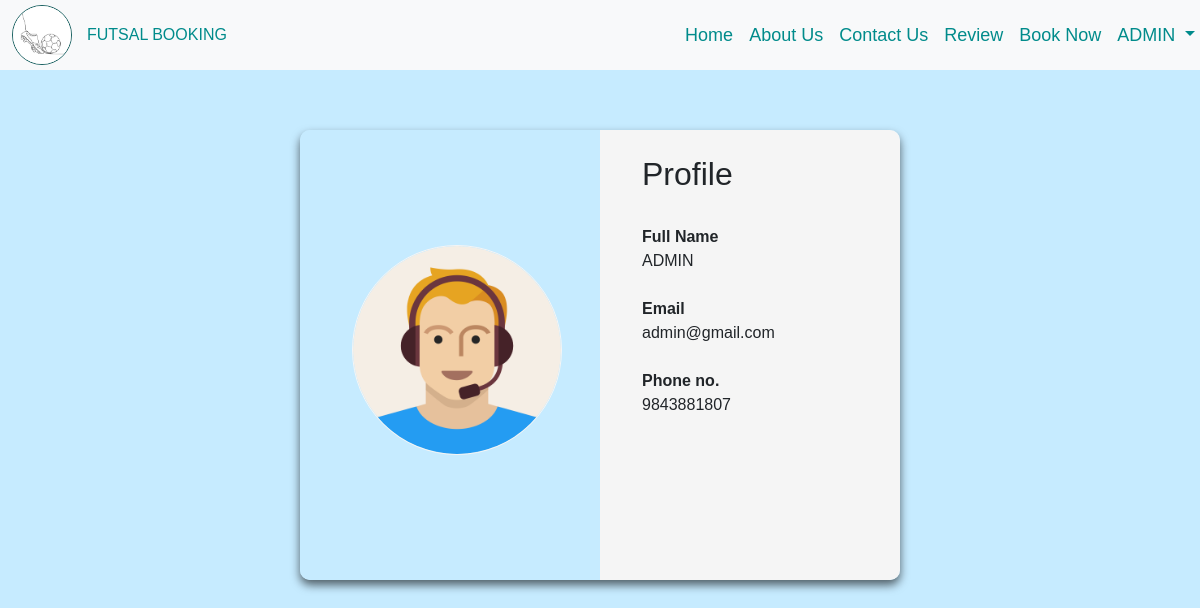
Page /profile/ (signed in) on the earlier database version.
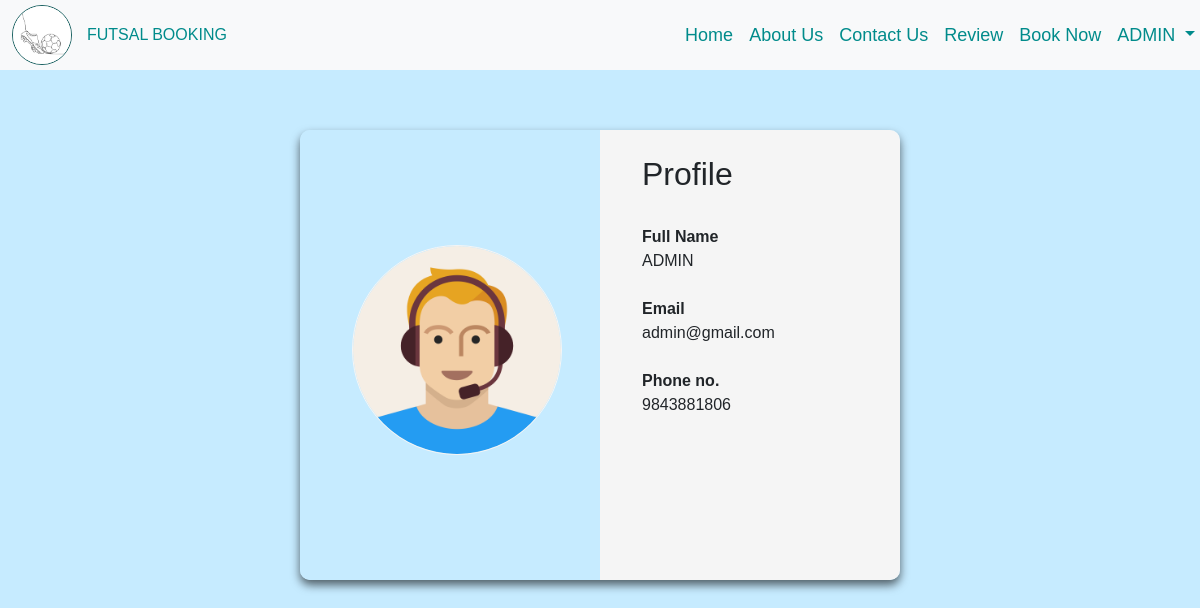
Same page on the later database version.
### my_app/models.py (models this page shows, shortened)
class player(AbstractBaseUser):
    email= models.EmailField (verbose_name= "email address", max_length= 60,unique = True )
    name=models.CharField (verbose_name="name", max_length=200, unique= True)
    phone=models.CharField (verbose_name="phone", max_length=15)
    pimg=models.ImageField (verbose_name="pimg",upload_to="displaypic",default= "defaultpic.png",null=True, blank=True)
    is_admin=models.BooleanField (default= False)
    is_active=models.BooleanField (default= True)
    is_superuser=models.BooleanField (default= False)
    is_staff=models.BooleanField (default= False)
    USERNAME_FIELD="email"
    REQUIRED_FIELDS =["name", "phone", "pimg"]
    objects =playerManager( )

### my_app/views.py (the view)
# urls.py: path('profile/',profile,name="profile"),
def profile(request):
    return render(request,'my_app/profile.html')

### my_app/templates/my_app/profile.html
{% extends 'my_app/base.html' %}
{% load static %}
{% block head %}
<link rel="stylesheet" href="{% static "my_app/new.css" %}" />
{% endblock %}
{% block content %}
      <div class="card-body-main">
        <div class="card-body">
          <div class="photo">
            <img src="{% static "profile.png" %}" class="rounded-circle" />
          </div>
          <div class="about">
            <h2>Profile</h2>
            <br />
            <div><b>Full Name</b><br> {{request.user.name}}</div>
            <br />
            <div><b>Email</b><br>{{request.user.email}}</div>
            <br />
            <div><b>Phone no.</b><br>{{request.user.phone}}</div>
            <br />
        </div>
      </div>
    </div>
{% endblock %}

### my_app/templates/my_app/base.html (shortened to what this page needs)
<!DOCTYPE html>
{% load static %}
<html lang="en">
  <head>
    <link
      href="https://cdn.jsdelivr.net/npm/bootstrap@5.3.0-alpha1/dist/css/bootstrap.min.css"
      rel="stylesheet"
    />
    <link rel="stylesheet" href="{% static "my_app/style.css" %}" />
    {% block head %}
    {% endblock %}
  </head>
  <body >
    {% if request.user.name %}
      <nav class="navbar navbar-expand-lg bg-body-tertiary ">
        <div class="container-fluid ">
          <a class ="navbar-brand logo-main"  aria-current="page" href="/home"><img src="{% static "ball.jpg" %}" class="logo" /><label class="logoTitle">FUTSAL BOOKING</label></a>
          <div class="collapse navbar-collapse nav-width" id="navbarNavAltMarkup">
            <div class="navbar-nav d-flex justify-content-end">
              <a class="nav-link " href="/home" id="home" name="home">Home</a>
              <a class="nav-link" href="/about_us" id="about_us" name="about_us">About Us</a>
              <a class="nav-link" href="/contact_us" id="contact_us" name="contact_us">Contact Us</a>
              <a class="nav-link" href="/review" id="review" name="review">Review</a>
              <a class="nav-link" href="/booking" id="booking" name="booking">Book Now</a>
              <li class="nav-item dropdown">
                <a class="nav-link dropdown-toggle" href="#" role="button" data-bs-toggle="dropdown" aria-expanded="false" id="name">
                  {{request.user.name}}
                </a>
                  </li>
            </div>
          </div>
        </div>
      </nav>
      {% endif %}
      {% block content %}
      {% endblock %}
    </body>
    </html>

Differences in the rows shown:
changed player "ADMIN": user.phone "9843881807" → "9843881806"
